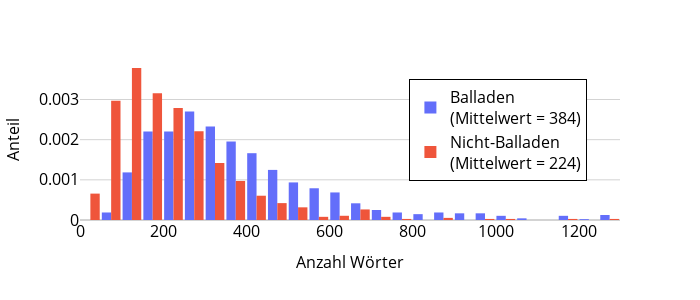
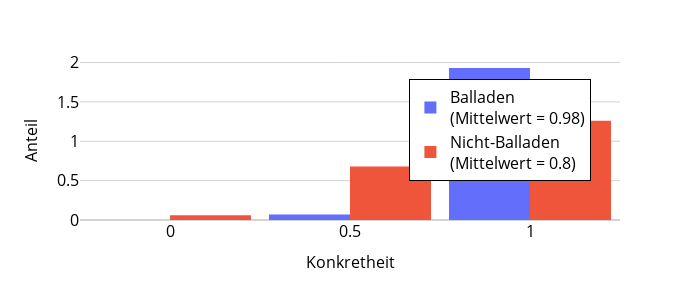
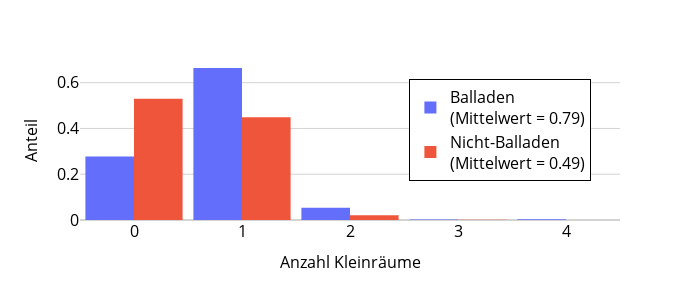
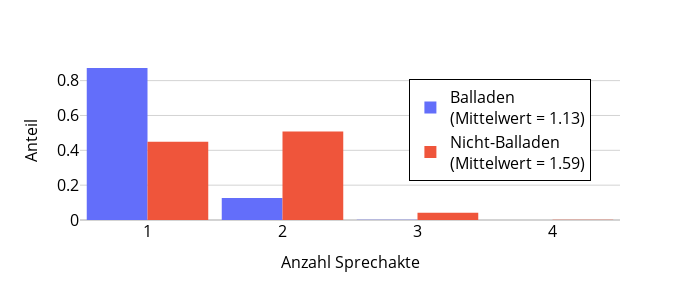

Notebook code for these charts, in order:
### Code cell
meta_plot = meta_anth_bin.copy()

for cont_comp_feature in cont_comp_features:
    mean_main = meta_plot[meta_plot[main_feature] == 1][cont_comp_feature].mean()
    mean_notmain = meta_plot[meta_plot[main_feature] == 0][cont_comp_feature].mean()
    if cont_comp_feature == 'words':
        meta_plot['words'] = meta_plot['words'].clip(upper=1250)
        label_main = f"Balladen<br>(Mittelwert = {round(mean_main)})"
        label_notmain = f"Nicht-Balladen<br>(Mittelwert = {round(mean_notmain)})"
    else:
        label_main = f"Balladen<br>(Mittelwert = {round(mean_main, 2)})"
        label_notmain = f"Nicht-Balladen<br>(Mittelwert = {round(mean_notmain, 2)})"
    meta_plot['plot_legend'] = [label_main if x == 1 else label_notmain for x in meta_plot[main_feature]]
        
    fig = px.histogram(
        meta_plot,
        x = cont_comp_feature,
        color = 'plot_legend',
        histnorm = 'probability density',
        barmode = 'group',
        labels = {'plot_legend' : '',
                  'konkretheit' : 'Konkretheit',
                  'entity_count' : 'Anzahl Entitäten',
                  'words' : 'Anzahl Wörter',
                  'kleinraum_count' : 'Anzahl Kleinräume',
                  'bekanntes_individuum_count' : 'Anzahl bekannte Individuen',
                  'sprechakte_count' : 'Anzahl Sprechakte',
                  'nichtmensch_count' : 'Anzahl nichtmenschliche Entitäten',
                  'entity_negativ' : 'Anzahl negativ bewertete Entitäten',
                 }
    )

    fig.update_layout(
        width = 700, height = 300,
        yaxis_title="Anteil",
        xaxis=dict(tickfont=dict(size=16), titlefont=dict(size=16)),
        yaxis=dict(tickfont=dict(size=16), titlefont=dict(size=16)),
        legend=dict(font = dict(size=16), x=0.61, y = 0.88),
        bargap=0.1
    )
    fig = update_fig_for_publication(fig)
    fig.write_image(f"plots/6.3.2 Balladen – {cont_comp_feature}.pdf")
    fig.show()

### Figure 1 — Plotly figure (JSON) as saved in the notebook; plotly's stock layout.template omitted (floating-point values rounded to 4 significant figures; data arrays with more than 128 entries replaced by an {"elided": "..."} marker saying what was removed)
{"data": [{"alignmentgroup": "True", "bingroup": "x", "histnorm": "probability density", "hovertemplate": "=Balladen<br>(Mittelwert = 384)<br>Anzahl Wörter=%{x}<br>probability density=%{y}<extra></extra>", "legendgroup": "Balladen<br>(Mittelwert = 384)", "marker": {"color": "#636efa", "pattern": {"shape": ""}}, "name": "Balladen<br>(Mittelwert = 384)", "offsetgroup": "Balladen<br>(Mittelwert = 384)", "orientation": "v", "showlegend": true, "type": "histogram", "x": {"elided": "1036 int values"}, "xaxis": "x", "yaxis": "y"}, {"alignmentgroup": "True", "bingroup": "x", "histnorm": "probability density", "hovertemplate": "=Nicht-Balladen<br>(Mittelwert = 224)<br>Anzahl Wörter=%{x}<br>probability density=%{y}<extra></extra>", "legendgroup": "Nicht-Balladen<br>(Mittelwert = 224)", "marker": {"color": "#EF553B", "pattern": {"shape": ""}}, "name": "Nicht-Balladen<br>(Mittelwert = 224)", "offsetgroup": "Nicht-Balladen<br>(Mittelwert = 224)", "orientation": "v", "showlegend": true, "type": "histogram", "x": {"elided": "814 int values"}, "xaxis": "x", "yaxis": "y"}], "layout": {"bargap": 0.1, "barmode": "group", "font": {"color": "black"}, "height": 300, "legend": {"bordercolor": "black", "borderwidth": 1, "font": {"size": 16}, "title": {"text": ""}, "tracegroupgap": 0, "x": 0.61, "y": 0.88}, "margin": {"t": 60}, "paper_bgcolor": "white", "plot_bgcolor": "white", "width": 700, "xaxis": {"anchor": "y", "autorange": true, "color": "black", "domain": [0, 1], "gridcolor": "white", "range": [-0.5, 1300.0], "showgrid": false, "tickfont": {"size": 16}, "title": {"font": {"size": 16}, "text": "Anzahl Wörter"}, "type": "linear"}, "yaxis": {"anchor": "x", "autorange": true, "color": "black", "domain": [0, 1], "gridcolor": "lightgray", "range": [0, 0.003984], "tickfont": {"size": 16}, "title": {"font": {"size": 16}, "text": "Anteil"}, "zerolinecolor": "lightgray"}}}

### Figure 2 — Plotly figure (JSON) as saved in the notebook; plotly's stock layout.template omitted (floating-point values rounded to 4 significant figures; data arrays with more than 128 entries replaced by an {"elided": "..."} marker saying what was removed)
{"data": [{"alignmentgroup": "True", "bingroup": "x", "histnorm": "probability density", "hovertemplate": "=Balladen<br>(Mittelwert = 0.98)<br>Konkretheit=%{x}<br>probability density=%{y}<extra></extra>", "legendgroup": "Balladen<br>(Mittelwert = 0.98)", "marker": {"color": "#636efa", "pattern": {"shape": ""}}, "name": "Balladen<br>(Mittelwert = 0.98)", "offsetgroup": "Balladen<br>(Mittelwert = 0.98)", "orientation": "v", "showlegend": true, "type": "histogram", "x": {"elided": "1036 float values"}, "xaxis": "x", "yaxis": "y"}, {"alignmentgroup": "True", "bingroup": "x", "histnorm": "probability density", "hovertemplate": "=Nicht-Balladen<br>(Mittelwert = 0.8)<br>Konkretheit=%{x}<br>probability density=%{y}<extra></extra>", "legendgroup": "Nicht-Balladen<br>(Mittelwert = 0.8)", "marker": {"color": "#EF553B", "pattern": {"shape": ""}}, "name": "Nicht-Balladen<br>(Mittelwert = 0.8)", "offsetgroup": "Nicht-Balladen<br>(Mittelwert = 0.8)", "orientation": "v", "showlegend": true, "type": "histogram", "x": {"elided": "814 float values"}, "xaxis": "x", "yaxis": "y"}], "layout": {"bargap": 0.1, "barmode": "group", "font": {"color": "black"}, "height": 300, "legend": {"bordercolor": "black", "borderwidth": 1, "font": {"size": 16}, "title": {"text": ""}, "tracegroupgap": 0, "x": 0.61, "y": 0.88}, "margin": {"t": 60}, "paper_bgcolor": "white", "plot_bgcolor": "white", "width": 700, "xaxis": {"anchor": "y", "autorange": true, "color": "black", "domain": [0, 1], "gridcolor": "white", "range": [-0.25, 1.25], "showgrid": false, "tickfont": {"size": 16}, "title": {"font": {"size": 16}, "text": "Konkretheit"}, "type": "linear"}, "yaxis": {"anchor": "x", "autorange": true, "color": "black", "domain": [0, 1], "gridcolor": "lightgray", "range": [0, 2.032], "tickfont": {"size": 16}, "title": {"font": {"size": 16}, "text": "Anteil"}, "zerolinecolor": "lightgray"}}}

### Figure 3 — Plotly figure (JSON) as saved in the notebook; plotly's stock layout.template omitted (floating-point values rounded to 4 significant figures; data arrays with more than 128 entries replaced by an {"elided": "..."} marker saying what was removed)
{"data": [{"alignmentgroup": "True", "bingroup": "x", "histnorm": "probability density", "hovertemplate": "=Balladen<br>(Mittelwert = 0.79)<br>Anzahl Kleinräume=%{x}<br>probability density=%{y}<extra></extra>", "legendgroup": "Balladen<br>(Mittelwert = 0.79)", "marker": {"color": "#636efa", "pattern": {"shape": ""}}, "name": "Balladen<br>(Mittelwert = 0.79)", "offsetgroup": "Balladen<br>(Mittelwert = 0.79)", "orientation": "v", "showlegend": true, "type": "histogram", "x": {"elided": "1036 int values"}, "xaxis": "x", "yaxis": "y"}, {"alignmentgroup": "True", "bingroup": "x", "histnorm": "probability density", "hovertemplate": "=Nicht-Balladen<br>(Mittelwert = 0.49)<br>Anzahl Kleinräume=%{x}<br>probability density=%{y}<extra></extra>", "legendgroup": "Nicht-Balladen<br>(Mittelwert = 0.49)", "marker": {"color": "#EF553B", "pattern": {"shape": ""}}, "name": "Nicht-Balladen<br>(Mittelwert = 0.49)", "offsetgroup": "Nicht-Balladen<br>(Mittelwert = 0.49)", "orientation": "v", "showlegend": true, "type": "histogram", "x": {"elided": "814 int values"}, "xaxis": "x", "yaxis": "y"}], "layout": {"bargap": 0.1, "barmode": "group", "font": {"color": "black"}, "height": 300, "legend": {"bordercolor": "black", "borderwidth": 1, "font": {"size": 16}, "title": {"text": ""}, "tracegroupgap": 0, "x": 0.61, "y": 0.88}, "margin": {"t": 60}, "paper_bgcolor": "white", "plot_bgcolor": "white", "width": 700, "xaxis": {"anchor": "y", "autorange": true, "color": "black", "domain": [0, 1], "gridcolor": "white", "range": [-0.5, 4.5], "showgrid": false, "tickfont": {"size": 16}, "title": {"font": {"size": 16}, "text": "Anzahl Kleinräume"}, "type": "linear"}, "yaxis": {"anchor": "x", "autorange": true, "color": "black", "domain": [0, 1], "gridcolor": "lightgray", "range": [0, 0.699], "tickfont": {"size": 16}, "title": {"font": {"size": 16}, "text": "Anteil"}, "zerolinecolor": "lightgray"}}}

### Figure 4 — Plotly figure (JSON) as saved in the notebook; plotly's stock layout.template omitted (floating-point values rounded to 4 significant figures; data arrays with more than 128 entries replaced by an {"elided": "..."} marker saying what was removed)
{"data": [{"alignmentgroup": "True", "bingroup": "x", "histnorm": "probability density", "hovertemplate": "=Balladen<br>(Mittelwert = 1.13)<br>Anzahl Sprechakte=%{x}<br>probability density=%{y}<extra></extra>", "legendgroup": "Balladen<br>(Mittelwert = 1.13)", "marker": {"color": "#636efa", "pattern": {"shape": ""}}, "name": "Balladen<br>(Mittelwert = 1.13)", "offsetgroup": "Balladen<br>(Mittelwert = 1.13)", "orientation": "v", "showlegend": true, "type": "histogram", "x": {"elided": "1036 int values"}, "xaxis": "x", "yaxis": "y"}, {"alignmentgroup": "True", "bingroup": "x", "histnorm": "probability density", "hovertemplate": "=Nicht-Balladen<br>(Mittelwert = 1.59)<br>Anzahl Sprechakte=%{x}<br>probability density=%{y}<extra></extra>", "legendgroup": "Nicht-Balladen<br>(Mittelwert = 1.59)", "marker": {"color": "#EF553B", "pattern": {"shape": ""}}, "name": "Nicht-Balladen<br>(Mittelwert = 1.59)", "offsetgroup": "Nicht-Balladen<br>(Mittelwert = 1.59)", "orientation": "v", "showlegend": true, "type": "histogram", "x": {"elided": "814 int values"}, "xaxis": "x", "yaxis": "y"}], "layout": {"bargap": 0.1, "barmode": "group", "font": {"color": "black"}, "height": 300, "legend": {"bordercolor": "black", "borderwidth": 1, "font": {"size": 16}, "title": {"text": ""}, "tracegroupgap": 0, "x": 0.61, "y": 0.88}, "margin": {"t": 60}, "paper_bgcolor": "white", "plot_bgcolor": "white", "width": 700, "xaxis": {"anchor": "y", "autorange": true, "color": "black", "domain": [0, 1], "gridcolor": "white", "range": [0.5, 4.5], "showgrid": false, "tickfont": {"size": 16}, "title": {"font": {"size": 16}, "text": "Anzahl Sprechakte"}, "type": "linear"}, "yaxis": {"anchor": "x", "autorange": true, "color": "black", "domain": [0, 1], "gridcolor": "lightgray", "range": [0, 0.9185], "tickfont": {"size": 16}, "title": {"font": {"size": 16}, "text": "Anteil"}, "zerolinecolor": "lightgray"}}}
